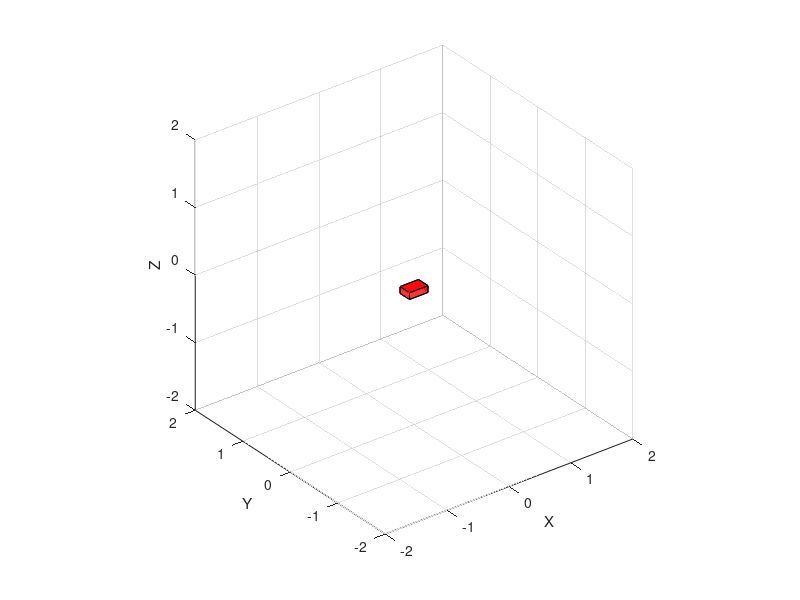

MATLAB code to generate this figure: (Note: this script raises an error after producing the figure.)
close all;
clear all;

%% Reading thruster_outputs
json_text = fileread('thruster_outputs.json');
data = jsondecode(json_text);

%% Defining ROV Model
% ROV dimensions
rov_size = [0.3 0.3 0.3];  % X, Y, Z in meters

% Create patch vertices and faces
[x, y, z] = ndgrid([-1 1], [-1 1], [-1 1]);
verts = [x(:), y(:), z(:)] .* rov_size / 2;

faces = [1 3 7 5;
         2 4 8 6;
         1 2 6 5;
         3 4 8 7;
         1 2 4 3;
         5 6 8 7];
% ROV dimensions
rov_size = [0.3 0.2 0.1];  % X, Y, Z in meters

% Create patch vertices and faces
[x, y, z] = ndgrid([-1 1], [-1 1], [-1 1]);
verts = [x(:), y(:), z(:)] .* rov_size / 2;

faces = [1 3 7 5;
         2 4 8 6;
         1 2 6 5;
         3 4 8 7;
         1 2 4 3;
         5 6 8 7];

%% Setup fig
figure;
axis equal;
axis([-2 2 -2 2 -2 2]);
xlabel('X'); ylabel('Y'); zlabel('Z');
view(3);
grid on;
% 
% % Plot water (blue plane)
% fill3([-2 2 2 -2], [-2 -2 2 2], [0 0 0 0], [0.4 0.6 1], 'FaceAlpha', 0.3);

% Draw ROV
rov_patch = patch('Vertices', verts, 'Faces', faces, ...
    'FaceColor', 'r', 'FaceAlpha', 0.8);


%% Simulate Physics
% Map outputs to 6-DOF movement vector
move = zeros(6,1);
fields = fieldnames(data.Translation);
for i = 1:3
    axis_name = fields{i};
    thrusts = struct2array(data.Translation.(axis_name));
    move(i) = sum(thrusts);
end
fields = fieldnames(data.Rotation);
for i = 1:3
    axis_name = fields{i};
    thrusts = struct2array(data.Rotation.(axis_name));
    move(3+i) = sum(thrusts);
end

% Normalize motion (for animation scale)
move = move / max(abs(move));

% Select movement direction
desired_dof = [1; 0; 0; 0; 0; 0];
move = desired_dof .* move;       % Apply mask


% Simulate
pos = [0; 0; 0];  % Initial position
rot = eye(3);     % Initial rotation matrix

for t = 1:100
    % Small translation and rotation per frame
    d_pos = move(1:3) * 0.01;
    d_ang = move(4:6) * 0.01;

    % Simple rotation update (approximate small angles)
    Rx = [1 0 0; 0 cos(d_ang(1)) -sin(d_ang(1)); 0 sin(d_ang(1)) cos(d_ang(1))];
    Ry = [cos(d_ang(2)) 0 sin(d_ang(2)); 0 1 0; -sin(d_ang(2)) 0 cos(d_ang(2))];
    Rz = [cos(d_ang(3)) -sin(d_ang(3)) 0; sin(d_ang(3)) cos(d_ang(3)) 0; 0 0 1];

    d_rot = Rz * Ry * Rx;
    rot = rot * d_rot;
    pos = pos + rot * d_pos;

    % Apply transform to ROV
    transformed = (rot * verts')' + pos';

    % Update plot
    set(rov_patch, 'Vertices', transformed);
    drawnow;
    pause(0.03);
end
